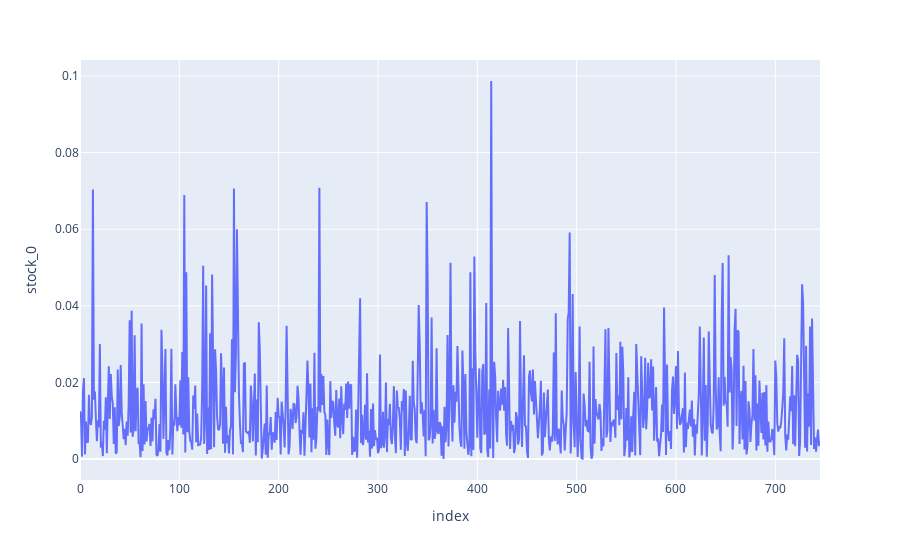

The code cell stored with this chart in its notebook:
### Code cell
fig = px.line(
    stocks_df,
    # x="stock_0",
    y="stock_0"
)

fig.show()

### Figure 1 — Plotly figure (JSON) as saved in the notebook; plotly's stock layout.template omitted (floating-point values rounded to 4 significant figures; data arrays with more than 128 entries replaced by an {"elided": "..."} marker saying what was removed)
{"data": [{"hovertemplate": "index=%{x}<br>stock_0=%{y}<extra></extra>", "legendgroup": "", "line": {"color": "#636efa", "dash": "solid"}, "mode": "lines", "name": "", "orientation": "v", "showlegend": false, "type": "scatter", "x": {"elided": "746 int values"}, "xaxis": "x", "y": {"elided": "746 float values"}, "yaxis": "y"}], "layout": {"legend": {"tracegroupgap": 0}, "margin": {"t": 60}, "xaxis": {"anchor": "y", "domain": [0, 1], "title": {"text": "index"}}, "yaxis": {"anchor": "x", "domain": [0, 1], "title": {"text": "stock_0"}}}}
